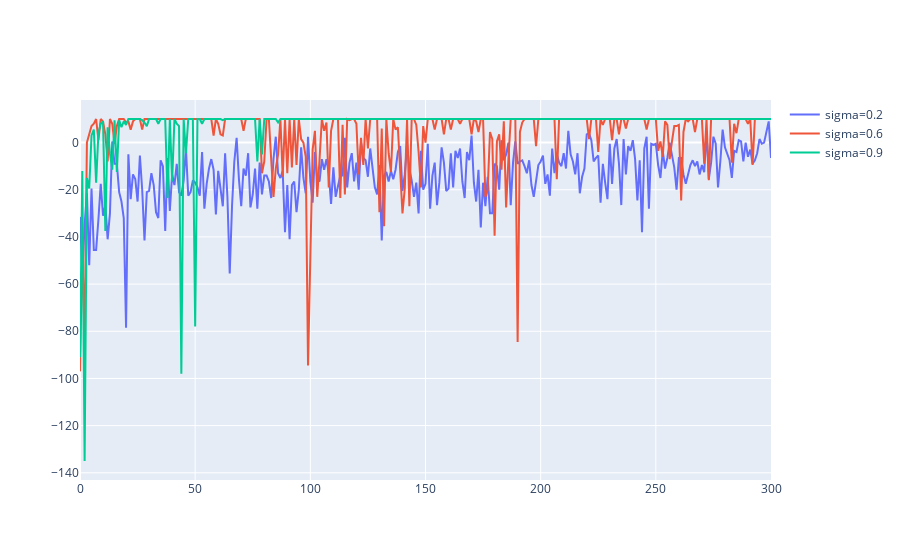

Notebook source saved alongside this figure:
### Code cell
fig.show()

### Figure 1 — Plotly figure (JSON) as saved in the notebook; plotly's stock layout.template omitted (floating-point values rounded to 4 significant figures; data arrays with more than 128 entries replaced by an {"elided": "..."} marker saying what was removed)
{"data": [{"mode": "lines", "name": "sigma=0.2", "type": "scatter", "x": {"elided": "301 int values"}, "y": {"elided": "301 float values"}}, {"mode": "lines", "name": "sigma=0.6", "type": "scatter", "x": {"elided": "301 int values"}, "y": {"elided": "301 float values"}}, {"mode": "lines", "name": "sigma=0.9", "type": "scatter", "x": {"elided": "301 int values"}, "y": {"elided": "301 float values"}}], "layout": {}}
